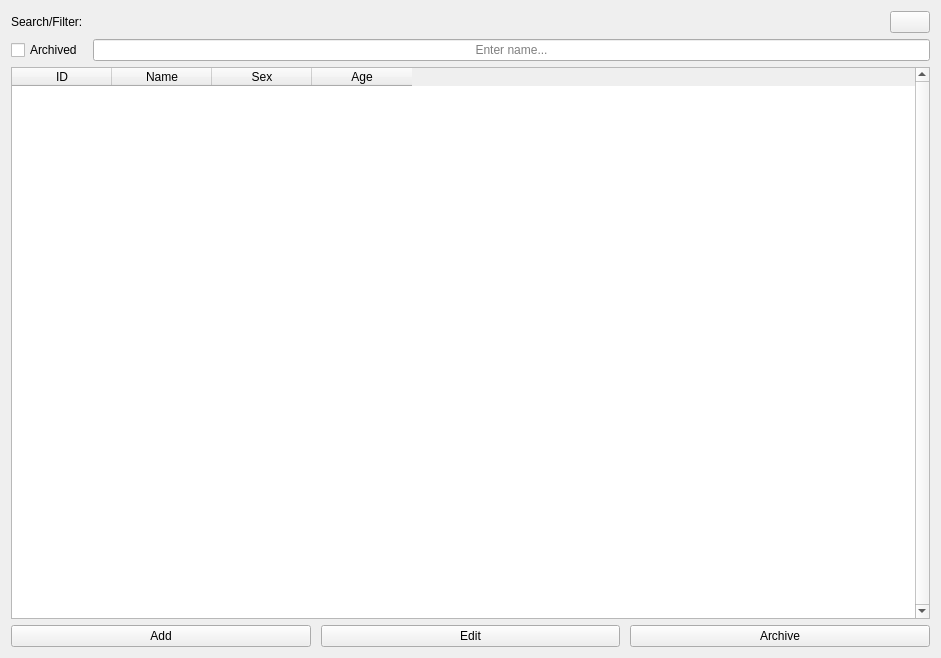
<?xml version="1.0" encoding="UTF-8"?>
<ui version="4.0">
 <class>Patients</class>
 <widget class="QWidget" name="Patients">
  <property name="geometry">
   <rect>
    <x>0</x>
    <y>0</y>
    <width>941</width>
    <height>658</height>
   </rect>
  </property>
  <property name="windowTitle">
   <string/>
  </property>
  <layout class="QVBoxLayout" name="verticalLayout">
   <item>
    <layout class="QHBoxLayout" name="horizontalLayout" stretch="0,1,0">
     <property name="spacing">
      <number>10</number>
     </property>
     <item>
      <widget class="QLabel" name="lbl_search_filter">
       <property name="text">
        <string>Search/Filter:</string>
       </property>
      </widget>
     </item>
     <item>
      <spacer name="horizontalSpacer">
       <property name="orientation">
        <enum>Qt::Horizontal</enum>
       </property>
       <property name="sizeHint" stdset="0">
        <size>
         <width>40</width>
         <height>20</height>
        </size>
       </property>
      </spacer>
     </item>
     <item>
      <widget class="QPushButton" name="pshbtn_refresh">
       <property name="cursor">
        <cursorShape>PointingHandCursor</cursorShape>
       </property>
       <property name="text">
        <string/>
       </property>
       <property name="icon">
        <iconset resource="../Resource/resource.qrc">
         <normaloff>:/refresh.png</normaloff>:/refresh.png</iconset>
       </property>
      </widget>
     </item>
    </layout>
   </item>
   <item>
    <widget class="QWidget" name="wdgt_search_filter" native="true">
     <layout class="QHBoxLayout" name="wdgt_search_filter_layout" stretch="0,1">
      <property name="spacing">
       <number>10</number>
      </property>
      <property name="leftMargin">
       <number>0</number>
      </property>
      <property name="topMargin">
       <number>0</number>
      </property>
      <property name="rightMargin">
       <number>0</number>
      </property>
      <property name="bottomMargin">
       <number>0</number>
      </property>
      <item>
       <widget class="QCheckBox" name="chkbox_archived">
        <property name="cursor">
         <cursorShape>PointingHandCursor</cursorShape>
        </property>
        <property name="text">
         <string>Archived</string>
        </property>
       </widget>
      </item>
      <item>
       <widget class="QLineEdit" name="lnedit_name">
        <property name="alignment">
         <set>Qt::AlignCenter</set>
        </property>
        <property name="placeholderText">
         <string>Enter name...</string>
        </property>
        <property name="clearButtonEnabled">
         <bool>true</bool>
        </property>
       </widget>
      </item>
     </layout>
    </widget>
   </item>
   <item>
    <widget class="QTableWidget" name="tblwdgt_patients">
     <property name="verticalScrollBarPolicy">
      <enum>Qt::ScrollBarAlwaysOn</enum>
     </property>
     <property name="editTriggers">
      <set>QAbstractItemView::NoEditTriggers</set>
     </property>
     <property name="alternatingRowColors">
      <bool>true</bool>
     </property>
     <property name="selectionMode">
      <enum>QAbstractItemView::SingleSelection</enum>
     </property>
     <property name="selectionBehavior">
      <enum>QAbstractItemView::SelectRows</enum>
     </property>
     <attribute name="horizontalHeaderHighlightSections">
      <bool>false</bool>
     </attribute>
     <attribute name="verticalHeaderVisible">
      <bool>false</bool>
     </attribute>
     <attribute name="verticalHeaderHighlightSections">
      <bool>false</bool>
     </attribute>
     <column>
      <property name="text">
       <string>ID</string>
      </property>
     </column>
     <column>
      <property name="text">
       <string>Name</string>
      </property>
     </column>
     <column>
      <property name="text">
       <string>Sex</string>
      </property>
     </column>
     <column>
      <property name="text">
       <string>Age</string>
      </property>
     </column>
    </widget>
   </item>
   <item>
    <widget class="QWidget" name="wdgt_page_buttons" native="true">
     <layout class="QHBoxLayout" name="wdgt_page_buttons_layout" stretch="1,1,1">
      <property name="spacing">
       <number>10</number>
      </property>
      <property name="leftMargin">
       <number>0</number>
      </property>
      <property name="topMargin">
       <number>0</number>
      </property>
      <property name="rightMargin">
       <number>0</number>
      </property>
      <property name="bottomMargin">
       <number>0</number>
      </property>
      <item>
       <widget class="QPushButton" name="pshbtn_add">
        <property name="cursor">
         <cursorShape>PointingHandCursor</cursorShape>
        </property>
        <property name="text">
         <string>Add</string>
        </property>
       </widget>
      </item>
      <item>
       <widget class="QPushButton" name="pshbtn_edit">
        <property name="cursor">
         <cursorShape>PointingHandCursor</cursorShape>
        </property>
        <property name="text">
         <string>Edit</string>
        </property>
       </widget>
      </item>
      <item>
       <widget class="QPushButton" name="pshbtn_archive">
        <property name="cursor">
         <cursorShape>PointingHandCursor</cursorShape>
        </property>
        <property name="text">
         <string>Archive</string>
        </property>
       </widget>
      </item>
     </layout>
    </widget>
   </item>
  </layout>
 </widget>
 <resources>
  <include location="../Resource/resource.qrc"/>
 </resources>
 <connections/>
</ui>
